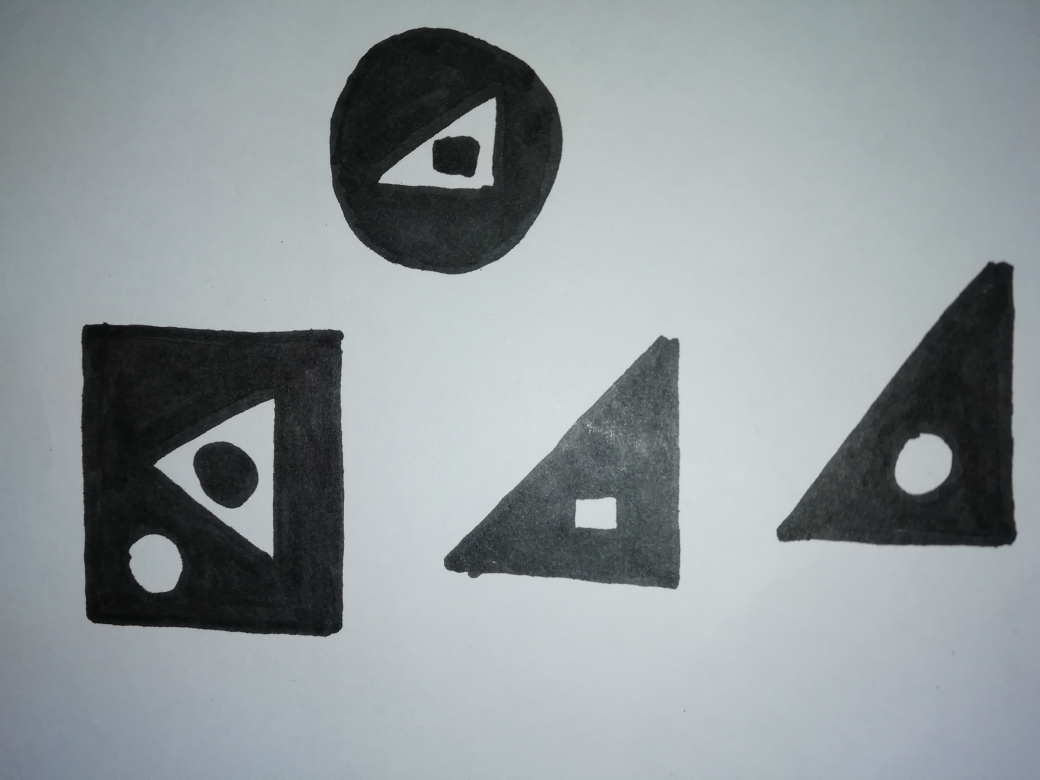
//> input picture new1.jpg, 4160 x 3120 px (shown at 1/4 size)
$ ./5   (built with g++ and OpenCV 4)
//> lines starting //> are read from the running program, lines starting //| are printed output that depends on the picture; after the words box and inside, x2 and y2 are one past the last pixel; in counts of white or black regions, pixels touching at a corner belong together
#include <opencv2/core/core.hpp>
#include <cv.h>
#include <opencv2/highgui/highgui.hpp>
#include <string>
#include <iostream>
#include <time.h>
#include<stdio.h>
#include<stdlib.h>
#include<unistd.h>
#include <iostream>
#include <opencv2/imgproc/imgproc.hpp>
#include<vector>
#include<iterator>

using namespace std;
using namespace cv;

void plotCon(Mat img,vector<vector<Point2i>> contours);
void print_tree(const vector<Vec4i>& hierarchy,int s);
int main()
{
    Mat im0,im,bin,img0,img,con;
    img0 = imread("new1.jpg", IMREAD_COLOR);
//> img0 is the input picture: 3120 rows x 4160 cols, CV_8UC3; mean B, G, R 153.7, 151.1, 143.6
    resize(img0,img,Size(img0.cols*0.2,img0.rows*0.2),0,0,CV_INTER_LINEAR);
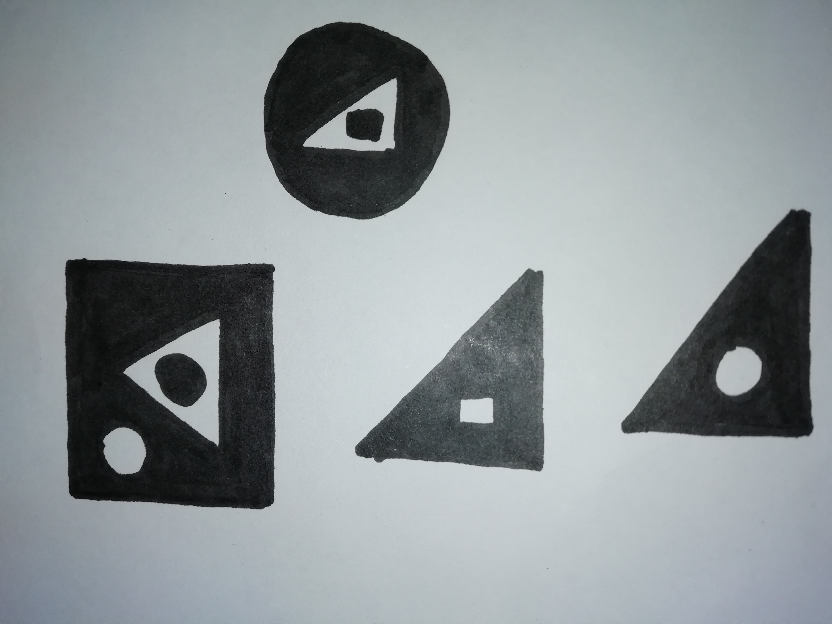
//> img: 624 rows x 832 cols, CV_8UC3; mean B, G, R 153.7, 151.1, 143.6
    printf("%d %d\n\n\n",img.cols,img.rows);
//| 832 624
    cvtColor(img,im,COLOR_BGR2GRAY);
    threshold(im, bin, 130, 255, THRESH_BINARY_INV);
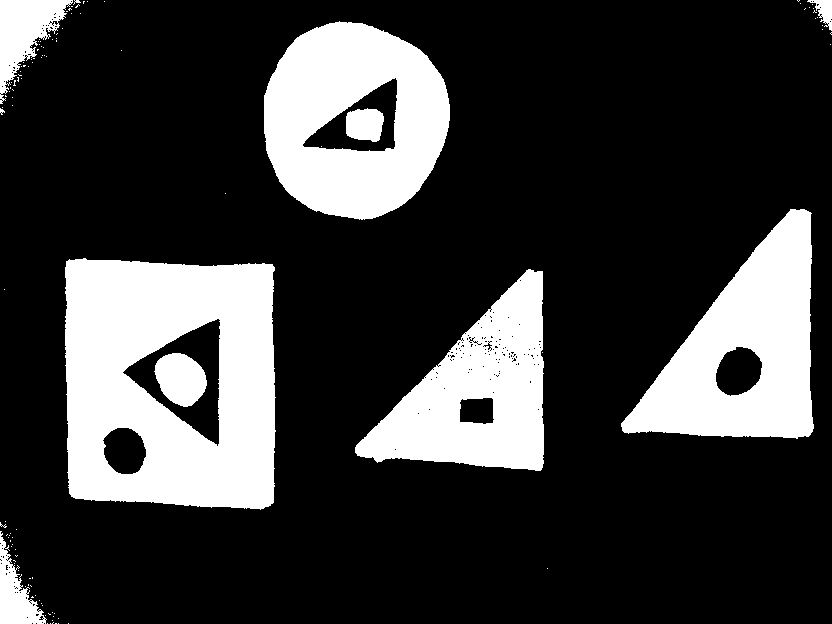
//> bin: 624 rows x 832 cols, CV_8UC1; 23% white; 114 white regions (105 under 20 px), largest, box (x1, y1, x2, y2) and area: (65, 258, 276, 510) 42003, (264, 21, 450, 220) 25073, (621, 209, 814, 439) 23436
    int rows,cols;
    int key=0;
    //printf("rrrrrrrrrrrrr\n");
    rows=bin.rows;cols=bin.cols;
//> after `rows = bin.rows`: rows = 624
//> after `cols = bin.cols`: cols = 832
    for(int k=0;k<100;k++)
    {
    for(int i=1;i<rows-1;i++)
    {
        uchar*p =bin.ptr<uchar>(i);
        uchar*p1 =bin.ptr<uchar>(i-1);
        uchar*p2 =bin.ptr<uchar>(i+1);
        for(int j=1;j<cols-1;j++)
        {
            key=0;
            if(p1[j-1]==255) key++;
            if(p1[j]==255) key++;
            if(p1[j+1]==255) key++;
            if(p2[j-1]==255) key++;
            if(p2[j]==255) key++;
            if(p2[j+1]==255) key++;
            if(p[j-1]==255) key++;
            if(p[j+1]==255) key++;
            if(key>=5)
            {
                p[j]=255;
            }
            else
            {
                if(key<=3)
                {
                    p[j]=0;
                }
            }
        }
    }

    }
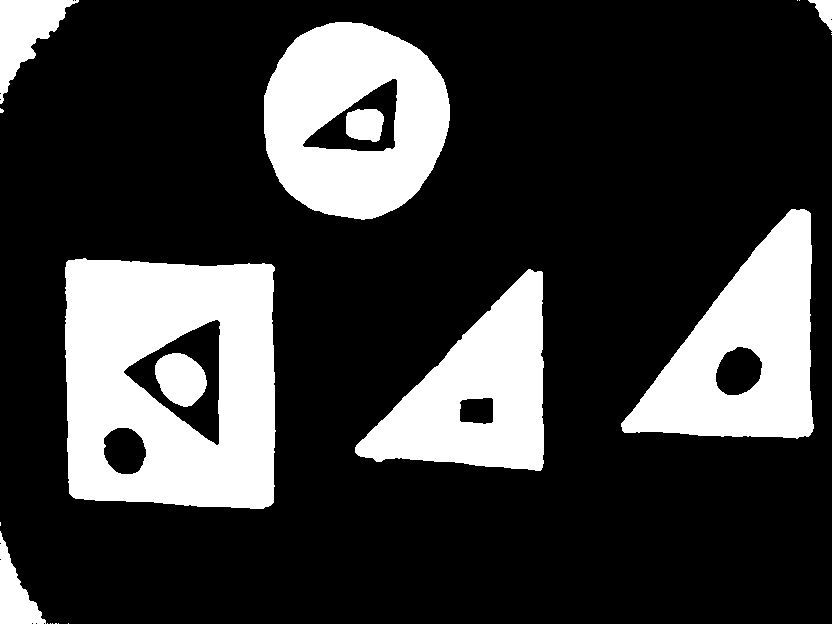
//> bin: 624 rows x 832 cols, CV_8UC1; 23.1% white; 21 white regions (12 under 20 px)
//> after the loop, key = 0

    namedWindow("Display window",WINDOW_AUTOSIZE);
    imshow( "Display window", bin );
    vector<vector<Point>> aprox;
    vector<vector<Point2i>> contours;
    vector<Vec4i> hierarchy;
    findContours(bin,contours,hierarchy,RETR_EXTERNAL,CHAIN_APPROX_SIMPLE);
//> contours = 19 contours, 12 with area under 20; largest, box (x1, y1, x2, y2) and area: (65, 258, 276, 509) 49586, (264, 22, 450, 220) 28596, (621, 209, 814, 439) 24796, (355, 269, 544, 471) 20688, (0, 0, 79, 104) 3463, (0, 531, 46, 624) 1820, (808, 0, 832, 31) 320
    cout << contours.size() << endl;
//| 19
    // [11 lines of commented-out code are left out]
    plotCon(img,contours);
//> the loop in plotCon, `for(int i=0;i<contours.size();i++)` made 19 passes
//> after the loop in plotCon, `for(int i=0;i<contours.size();i++)`:
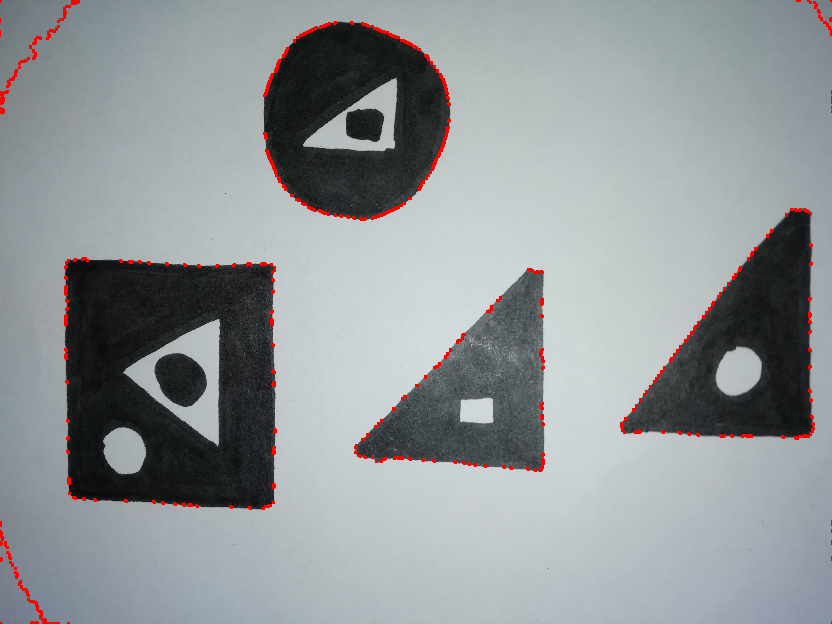
//> img: 624 rows x 832 cols, CV_8UC3; 1.08% of pixels changed, all inside (x1, y1, x2, y2) = (0, 0, 832, 624)
    imshow("1",img);
    findContours(bin,contours,hierarchy,RETR_TREE,CHAIN_APPROX_SIMPLE);
//> contours = 26 contours, 12 with area under 20; largest, box (x1, y1, x2, y2) and area: (65, 258, 276, 509) 49586, (264, 22, 450, 220) 28596, (621, 209, 814, 439) 24796, (355, 269, 544, 471) 20688, (123, 319, 221, 446) 6656
    //print_tree(hierarchy,0);
    int cntrs=hierarchy.size();
//> cntrs = 26
    //printf("%d\n",cntrs);
    //cout << "[ ";
    for(int i=0;i<cntrs &&i!=-1;i=hierarchy[i][0])
    {

        const Vec4i & data=hierarchy[i];
        print_tree(hierarchy,data[2]);

        printf("\n");
    }
//> this loop made 19 passes
//> data on passes 1 to 12: [1, -1, -1, -1], [2, 0, -1, -1], [3, 1, -1, -1], [4, 2, -1, -1], [5, 3, -1, -1], [6, 4, -1, -1], [7, 5, -1, -1], [8, 6, -1, -1], [10, 7, 9, -1], [14, 8, 11, -1], [16, 10, 15, -1], [17, 14, -1, -1]
    printf("\n");
    waitKey(0);
    return 0;
}
void plotCon(Mat img,vector<vector<Point2i>> contours)
{
 for(int i=0;i<contours.size();i++)
 {
     for(int j=0;j<contours[i].size();j++)
     {
          uchar*p =img.ptr<uchar>(contours[i][j].y-1);
          p[(contours[i][j].x-1)*3+0]=0;
          p[(contours[i][j].x-1)*3+1]=0;
          p[(contours[i][j].x-1)*3+2]=255;

          p[contours[i][j].x*3+0]=0;
          p[contours[i][j].x*3+1]=0;
          p[contours[i][j].x*3+2]=255;

          p[(contours[i][j].x+1)*3+0]=0;
          p[(contours[i][j].x+1)*3+1]=0;
          p[(contours[i][j].x+1)*3+2]=255;

          p =img.ptr<uchar>(contours[i][j].y);
          p[(contours[i][j].x-1)*3+0]=0;
          p[(contours[i][j].x-1)*3+1]=0;
          p[(contours[i][j].x-1)*3+2]=255;

          p[contours[i][j].x*3+0]=0;
          p[contours[i][j].x*3+1]=0;
          p[contours[i][j].x*3+2]=255;

          p[(contours[i][j].x+1)*3+0]=0;
          p[(contours[i][j].x+1)*3+1]=0;
          p[(contours[i][j].x+1)*3+2]=255;

          p =img.ptr<uchar>(contours[i][j].y+1);
          p[(contours[i][j].x-1)*3+0]=0;
          p[(contours[i][j].x-1)*3+1]=0;
          p[(contours[i][j].x-1)*3+2]=255;

          p[contours[i][j].x*3+0]=0;
          p[contours[i][j].x*3+1]=0;
          p[contours[i][j].x*3+2]=255;

          p[(contours[i][j].x+1)*3+0]=0;
          p[(contours[i][j].x+1)*3+1]=0;
          p[(contours[i][j].x+1)*3+2]=255;
     }
 }
}
void print_tree(const vector<Vec4i>& hierarchy,int s)
{
    int cntrs=hierarchy.size();
    //printf("%d\n",cntrs);
    int i;
    cout << "[ ";
    for(i=s;i<cntrs &&i!=-1;i=hierarchy[i][0])
    {
        if(i!=s)
        {
            cout << ",";
        }
        cout << " ";
        const Vec4i & data=hierarchy[i];
        print_tree(hierarchy,data[2]);
    }
    if(i!=s)
    {
        cout << " ";
    }
    cout << " ]";
}

$ run again, with hard.jpg copied over new1.jpg
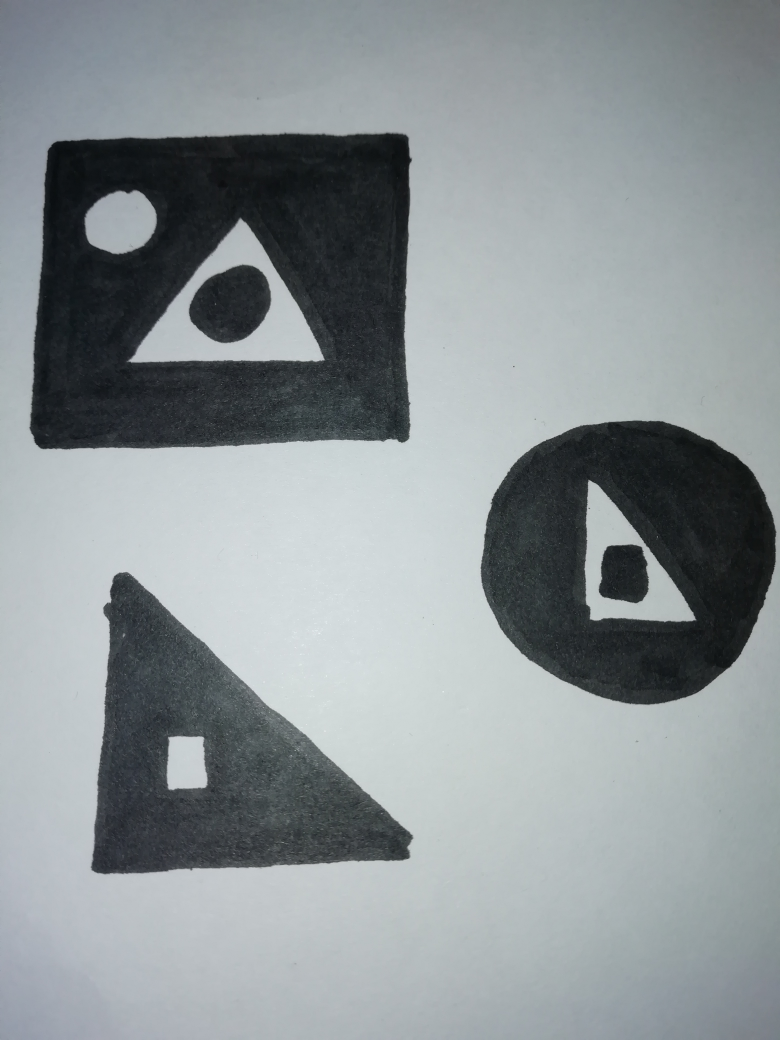
//> input picture hard.jpg, 3120 x 4160 px (shown at 1/4 size)
//> img0 is the input picture: 4160 rows x 3120 cols, CV_8UC3; mean B, G, R 149.3, 146.6, 139.4
//| 624 832
//> after the loop `for(int k=0;k<100;k++)`:
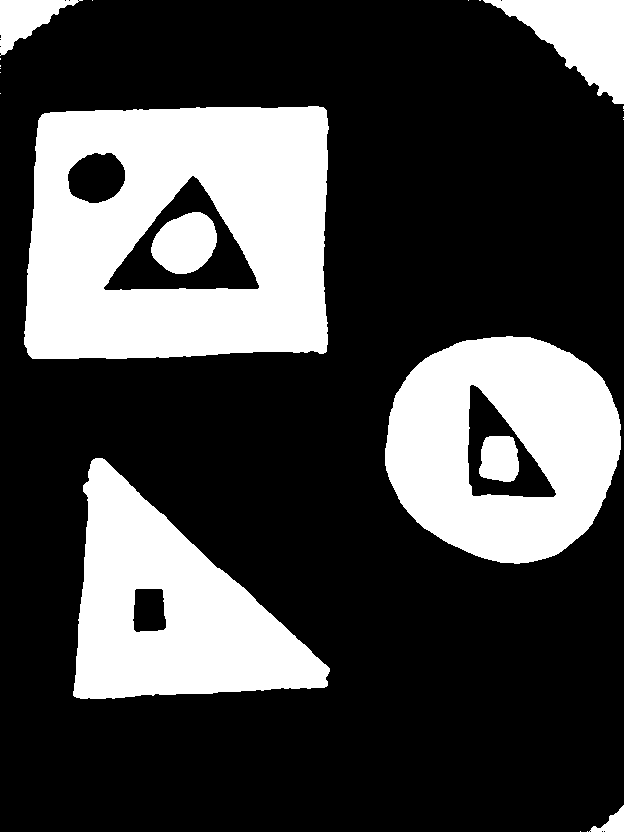
//> bin: 832 rows x 624 cols, CV_8UC1; 27.9% white; 22 white regions (14 under 20 px)
//> after the loop `for(int k=0;k<100;k++)`: key = 8
//> `findContours(bin,contours,hierarchy,RETR_EXTERNAL,CHAIN_APPROX_SIMPLE);`: contours = 20 contours, 14 with area under 20; largest, box (x1, y1, x2, y2) and area: (24, 106, 329, 359) 72374, (385, 336, 621, 564) 41830, (73, 458, 330, 699) 33746, (483, 0, 624, 104) 6956, (0, 0, 83, 56) 2016, (589, 805, 624, 832) 367
//| 20
//> the loop in plotCon, `for(int i=0;i<contours.size();i++)` made 20 passes
//> after the loop in plotCon, `for(int i=0;i<contours.size();i++)`:
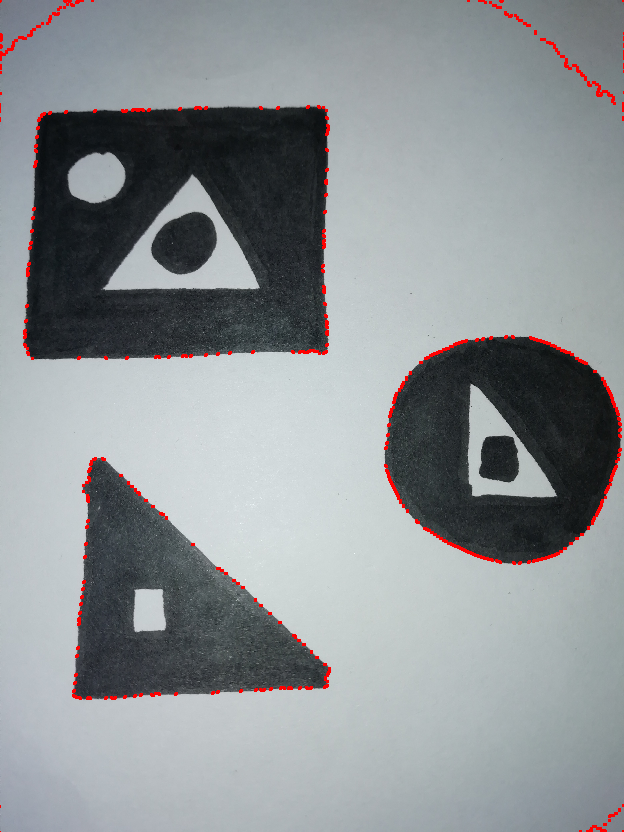
//> img: 832 rows x 624 cols, CV_8UC3; mean B, G, R 148, 145.4, 140.9
//> `findContours(bin,contours,hierarchy,RETR_TREE,CHAIN_APPROX_SIMPLE);`: contours = 26 contours, 14 with area under 20; largest, box (x1, y1, x2, y2) and area: (24, 106, 329, 359) 72374, (385, 336, 621, 564) 41830, (73, 458, 330, 699) 33746, (103, 175, 260, 291) 9710, (483, 0, 624, 104) 6956
//> cntrs = 26
//> the loop `for(int i=0;i<cntrs &&i!=-1;i=hierarchy[i][0])` made 20 passes
//> data on passes 1 to 8: [1, -1, -1, -1], [2, 0, -1, -1], [3, 1, -1, -1], [5, 2, 4, -1], [8, 3, 6, -1], [9, 5, -1, -1], [10, 8, -1, -1], [11, 9, -1, -1]
//> (printed output is left out)

$ run again, with new.jpg copied over new1.jpg
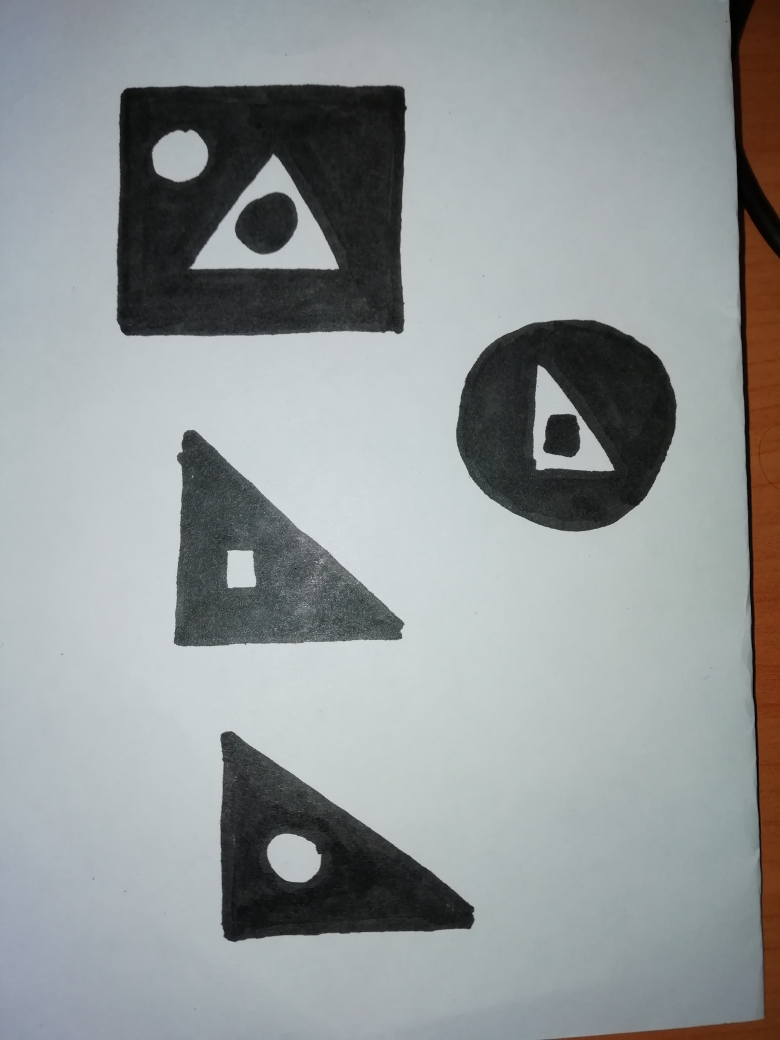
//> input picture new.jpg, 3120 x 4160 px (shown at 1/4 size)
//> img0 is the input picture: 4160 rows x 3120 cols, CV_8UC3; mean B, G, R 151.8, 151, 146
//| 624 832
//> after the loop `for(int k=0;k<100;k++)`:
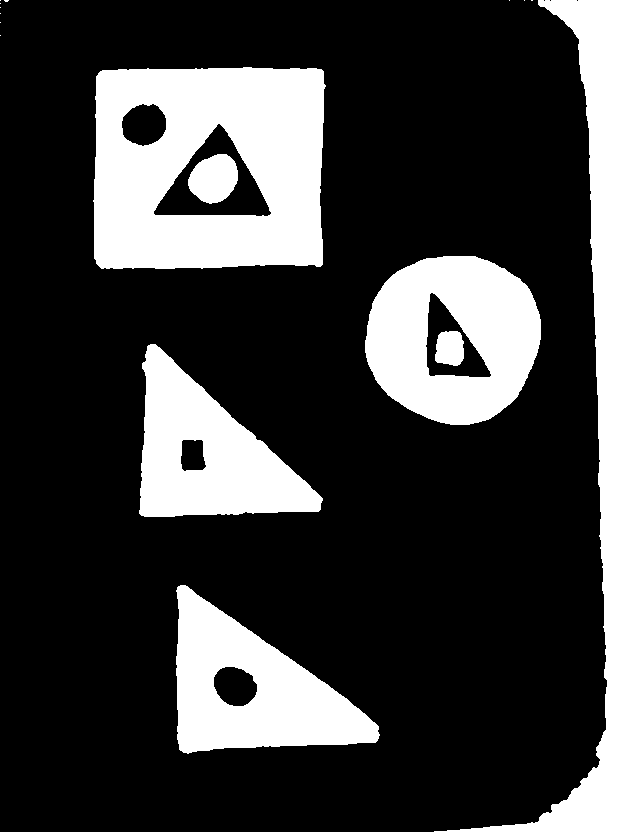
//> bin: 832 rows x 624 cols, CV_8UC1; 23.8% white; 17 white regions (10 under 20 px)
//> after the loop `for(int k=0;k<100;k++)`: key = 8
//> `findContours(bin,contours,hierarchy,RETR_EXTERNAL,CHAIN_APPROX_SIMPLE);`: contours = 15 contours, 10 with area under 20; largest, box (x1, y1, x2, y2) and area: (93, 67, 326, 269) 44704, (434, 0, 624, 832) 26388, (365, 256, 541, 425) 23198, (176, 585, 380, 754) 19068, (139, 344, 323, 517) 17294
//| 15
//> the loop in plotCon, `for(int i=0;i<contours.size();i++)` made 15 passes
//> after the loop in plotCon, `for(int i=0;i<contours.size();i++)`:
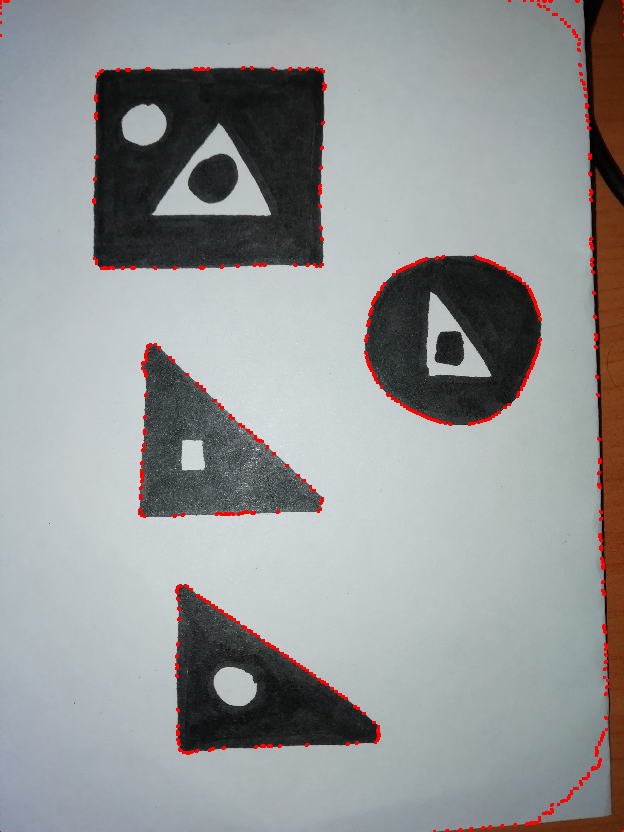
//> img: 832 rows x 624 cols, CV_8UC3; mean B, G, R 150.6, 149.8, 147.7
//> `findContours(bin,contours,hierarchy,RETR_TREE,CHAIN_APPROX_SIMPLE);`: contours = 22 contours, 10 with area under 20; largest, box (x1, y1, x2, y2) and area: (93, 67, 326, 269) 44704, (434, 0, 624, 832) 26388, (365, 256, 541, 425) 23198, (176, 585, 380, 754) 19068, (139, 344, 323, 517) 17294
//> cntrs = 22
//> the loop `for(int i=0;i<cntrs &&i!=-1;i=hierarchy[i][0])` made 15 passes
//> data on passes 1 to 8: [2, -1, 1, -1], [4, 0, 3, -1], [7, 2, 5, -1], [11, 4, 8, -1], [12, 7, -1, -1], [13, 11, -1, -1], [14, 12, -1, -1], [15, 13, -1, -1]
//> (printed output is left out)
